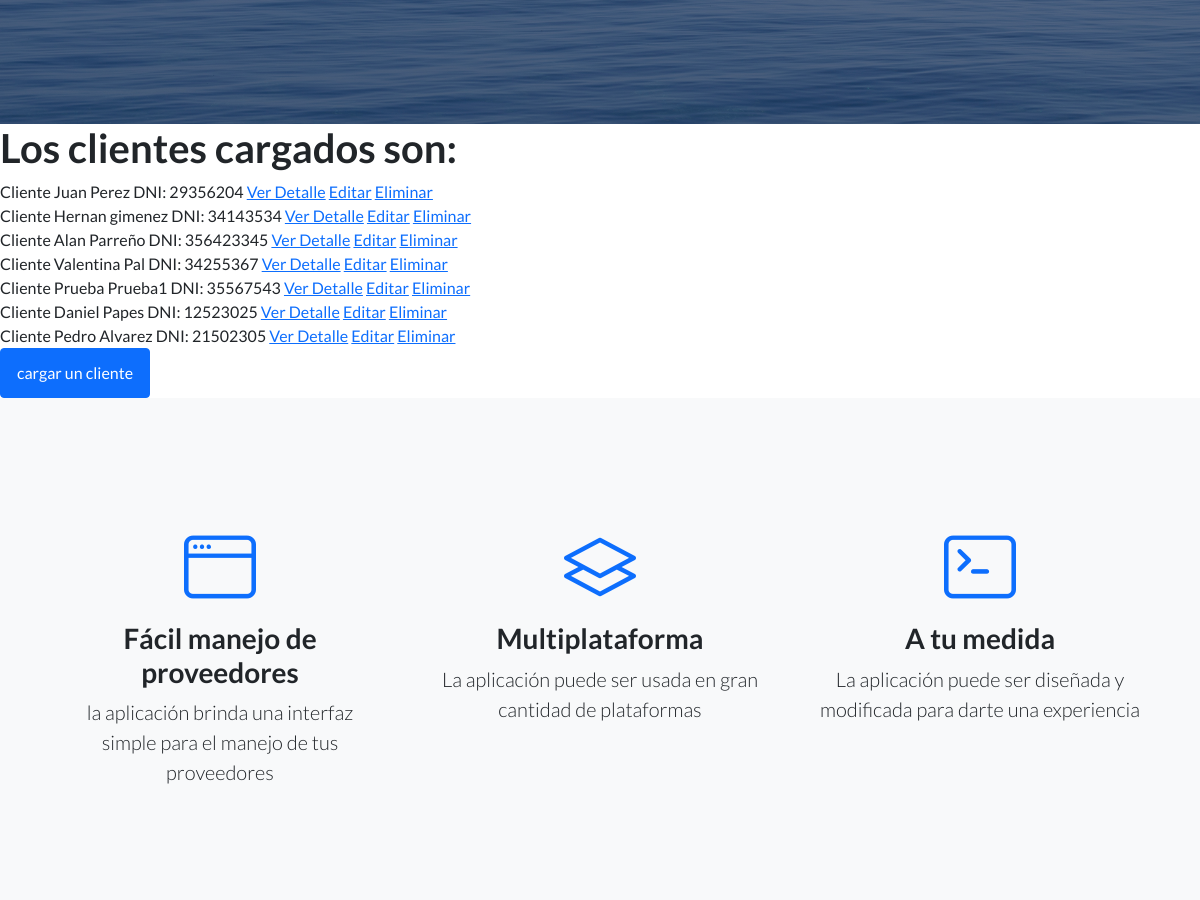
The app's page /AppTP/clientes (signed in, middle part), older data.
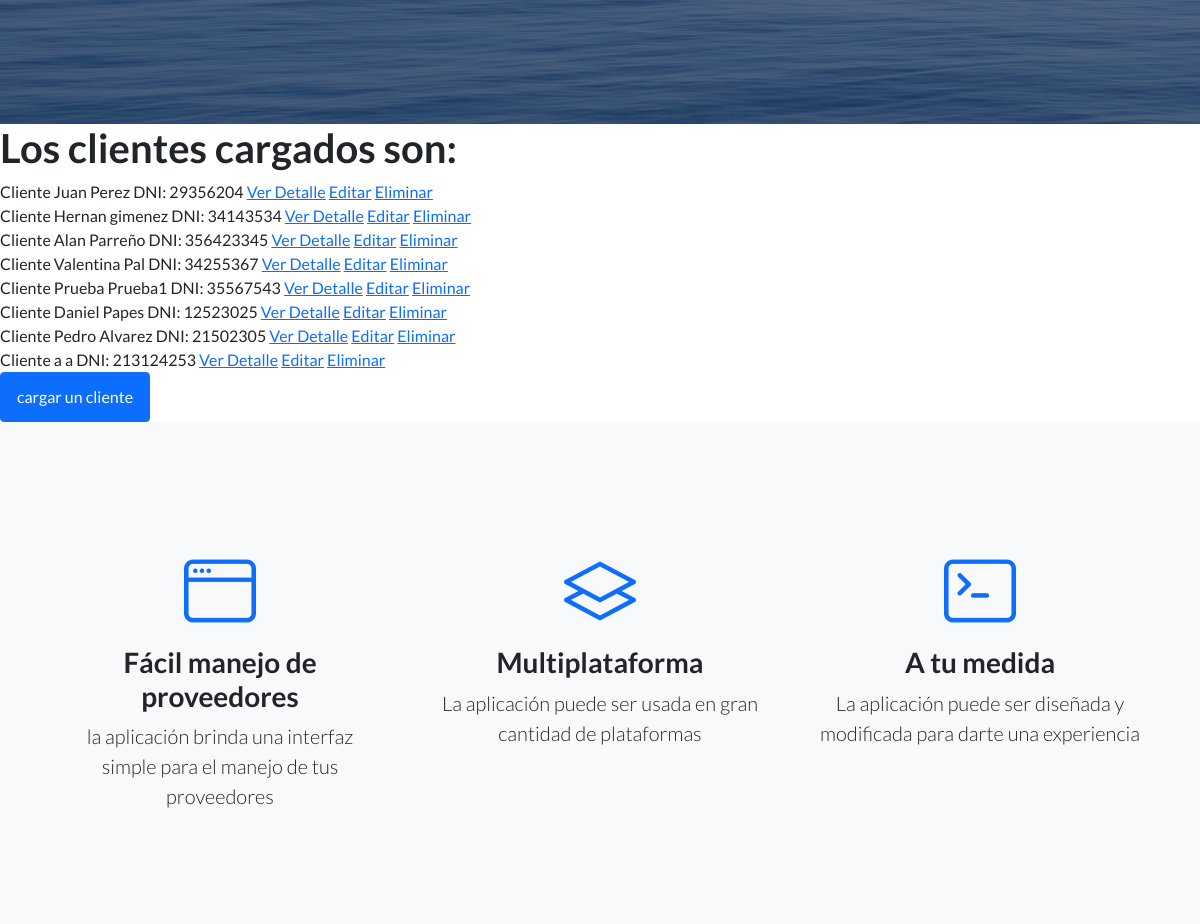
The same page, newer data.
### AppTP/models.py (models this page shows)
class Cliente(models.Model):
    nombre = models.CharField(max_length=30)
    apellido = models.CharField(max_length=30)
    dni = models.IntegerField()
    email = models.EmailField()
    def __str__(self):
        return f"Cliente {self.nombre} {self.apellido} DNI: {self.dni}"

### AppTP/views.py (the view)
# urls.py: path('clientes', views.clientes, name="Clientes"),
@login_required
def clientes(request):
      avatares = Avatar.objects.filter(user=request.user)
      if avatares:
            avatar_url = avatares.last().imagen.url
      else:
            avatar_url = ""
      return render(request, "AppTP/clientes.html", {"avatar_url" : avatar_url, "Cliente": Cliente.objects.all()})

### AppTP/Templates/AppTP/clientes.html (shortened to what this page needs)
{% extends "AppTP/padre.html" %}
{% load static%}
{% block contenidoquecambia %}
<h1> Los clientes cargados son: </h1>
    {% for cliente in Cliente %}
        {{ cliente }}
        <a href="{% url 'Cliente_detail' cliente.id %}">Ver Detalle</a>
        <a href="{% url 'Cliente_update' cliente.id %}">Editar</a>
        <a href="{% url 'Cliente_delete' cliente.id %}">Eliminar</a>
        <br>
    {% endfor %}
<a class="btn btn-primary" href={% url "Formulario_clientes" %} >cargar un cliente</a>
{% endblock %}

### AppTP/Templates/AppTP/padre.html (shortened to what this page needs)
<!DOCTYPE html>
<html lang="en">
    <head>
        {% load static %}
        <link href="https://cdn.jsdelivr.net/npm/bootstrap-icons@1.5.0/font/bootstrap-icons.css" rel="stylesheet" type="text/css" />
        <link href= "{% static "AppTP/css/styles.css" %}" rel="stylesheet" />
    </head>
    <body>
        <header class="masthead">
        </header>
        {% block contenidoquecambia %}
        {% endblock %}
        <section class="features-icons bg-light text-center">
            <div class="container">
                <div class="row">
                    <div class="col-lg-4">
                        <div class="features-icons-item mx-auto mb-5 mb-lg-0 mb-lg-3">
                            <div class="features-icons-icon d-flex"><i class="bi-window m-auto text-primary"></i></div>
                            <h3>Fácil manejo de proveedores</h3>
                            <p class="lead mb-0">la aplicación brinda una interfaz simple para el manejo de tus proveedores</p>
                        </div>
                    </div>
                    <div class="col-lg-4">
                        <div class="features-icons-item mx-auto mb-5 mb-lg-0 mb-lg-3">
                            <div class="features-icons-icon d-flex"><i class="bi-layers m-auto text-primary"></i></div>
                            <h3>Multiplataforma</h3>
                            <p class="lead mb-0">La aplicación puede ser usada en gran cantidad de plataformas</p>
                        </div>
                    </div>
                    <div class="col-lg-4">
                        <div class="features-icons-item mx-auto mb-0 mb-lg-3">
                            <div class="features-icons-icon d-flex"><i class="bi-terminal m-auto text-primary"></i></div>
                            <h3>A tu medida</h3>
                            <p class="lead mb-0">La aplicación puede ser diseñada y modificada para darte una experiencia</p>
                        </div>
                    </div>
                </div>
            </div>
        </section>
    </body>
</html>

Row changes from the older to the newer data that the page shows:
added Cliente: nombre+apellido+dni "Cliente a a DNI: 213124253"
